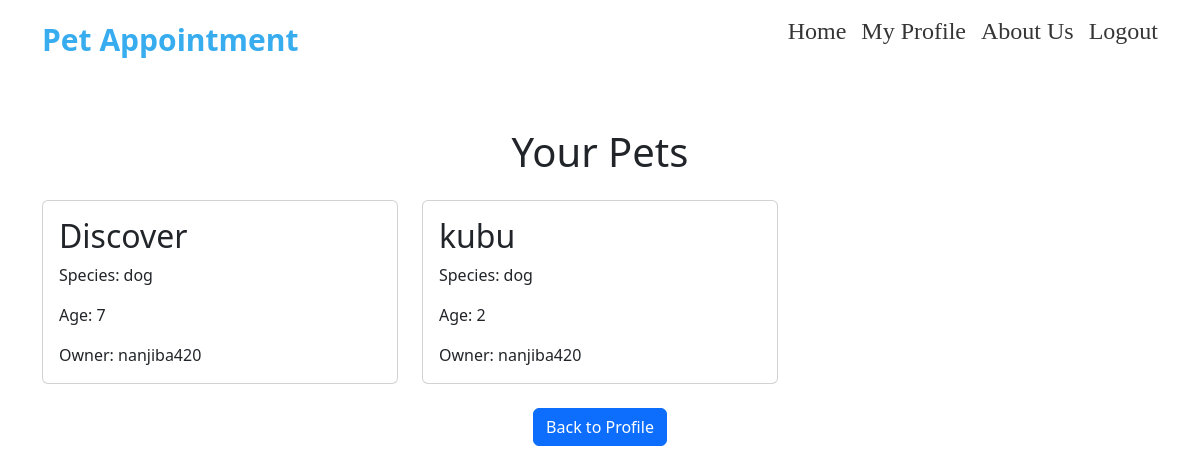
The app's page /petprofile/ (signed in), older data.
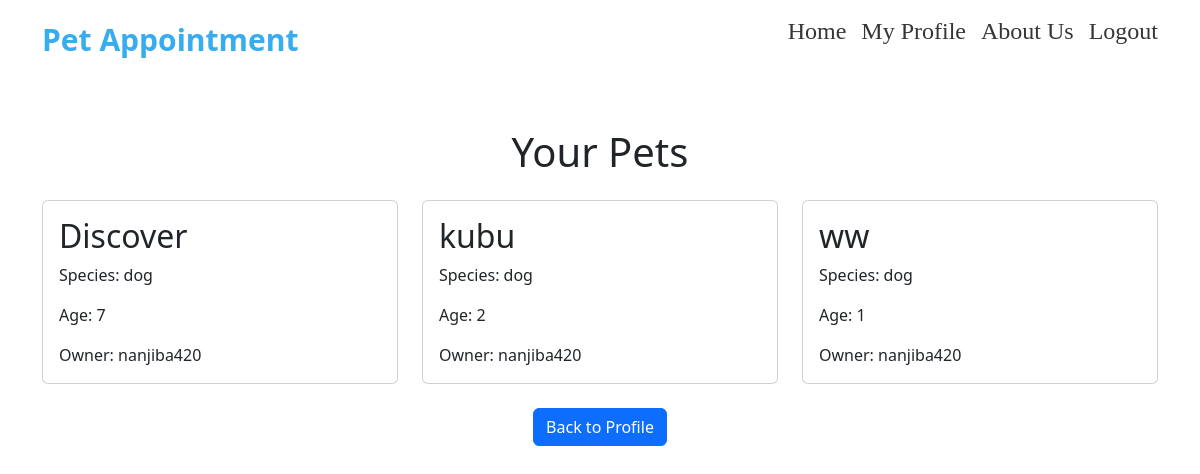
The same page, newer data.
### shop/models.py (models this page shows, shortened)
class PetProfile(models.Model):
    owner = models.ForeignKey(User, on_delete=models.CASCADE)
    name = models.CharField(max_length=100)
    species = models.CharField(max_length=50)
    age = models.IntegerField()

### shop/views.py (the view)
# urls.py: path('petprofile/', views.petprofile, name='petprofile'),
@login_required(login_url='login')
def petprofile(request):
    pets = PetProfile.objects.filter(owner=request.user)
    return render(request, 'shop/petprofile.html', {'pets': pets})

### shop/templates/shop/petprofile.html (shortened to what this page needs)
{% extends "shop/base.html" %}
  {% block content %}
   <div class="container mt-5">
    <h1 class="text-center mb-4">Your Pets</h1>
    <div class="row">
        {% for pet in pets %}
            <div class="col-md-4 col-sm-6">
                <div class="card mb-4">
                    <div class="card-body">
                        <h2 class="card-title">{{ pet.name }}</h2>
                        <p class="card-text">Species: {{ pet.species }}</p>
                        <p class="card-text">Age: {{ pet.age }}</p>
                        <p class="card-text">Owner: {{ pet.owner }}</p>
                    </div>
                </div>
            </div>
        {% endfor %}
    </div>
</div>
<div class="text-center">
  <a href="{% url 'profile' %}" class="btn btn-primary">Back to Profile</a>
</div>
  {% endblock %}

### shop/templates/shop/base.html (shortened to what this page needs)
<!DOCTYPE html>
<html lang="en">
<head>
    <link href="https://cdn.jsdelivr.net/npm/bootstrap@5.3.3/dist/css/bootstrap.min.css" rel="stylesheet">
</head>
<body>
 <nav id="menu">
        <div class="container">
            <div class="main-text">
                <a class="navbar-brand" href="{% url 'index' %}">Pet Appointment </a>
            </div>
            <div class="main_menu">
                <ul>
                    <li><a class="nav-link" href="{% url 'index' %}">Home </a></li>
                    <li><a class="nav-link" href="{% url 'profile' %}">My Profile</a></li>
                    <li><a class="nav-link" href="{% url 'about_us' %}">About Us</a></li>
                    <li><a class="nav-link" href="{% url 'logout' %}">Logout</a></li>
                </ul>
            </div>
        </div>
    </nav>
        {% block content %}
        {% endblock %}
</body>
</html>

### shop/templates/shop/base.html (style rules this page uses)
#menu { height: 80px; }
.main-text { width: 15%; float: left; line-height: 80px; color: #37acef; font-size: 30px; font-weight: bold; }
.main_menu { width: 85%; float: left; position: relative; }
.main_menu ul { float: right; }
.main_menu ul li { float: left; display: block; }
.main_menu ul li a { color: #353535; font-size: 24px; font-family: 'MyriadPro-reguler'; line-height: 63px; margin-left: 15px; transition: all linear .3s; -webkit-transition: all linear .3s; -moz-transition: all linear .3s; -ms-transition: all linear .3s; -o-transition: all linear .3s; }

Row changes from the older to the newer data that the page shows:
added PetProfile: name "ww", species "dog", age "1", owner "nanjiba420"
